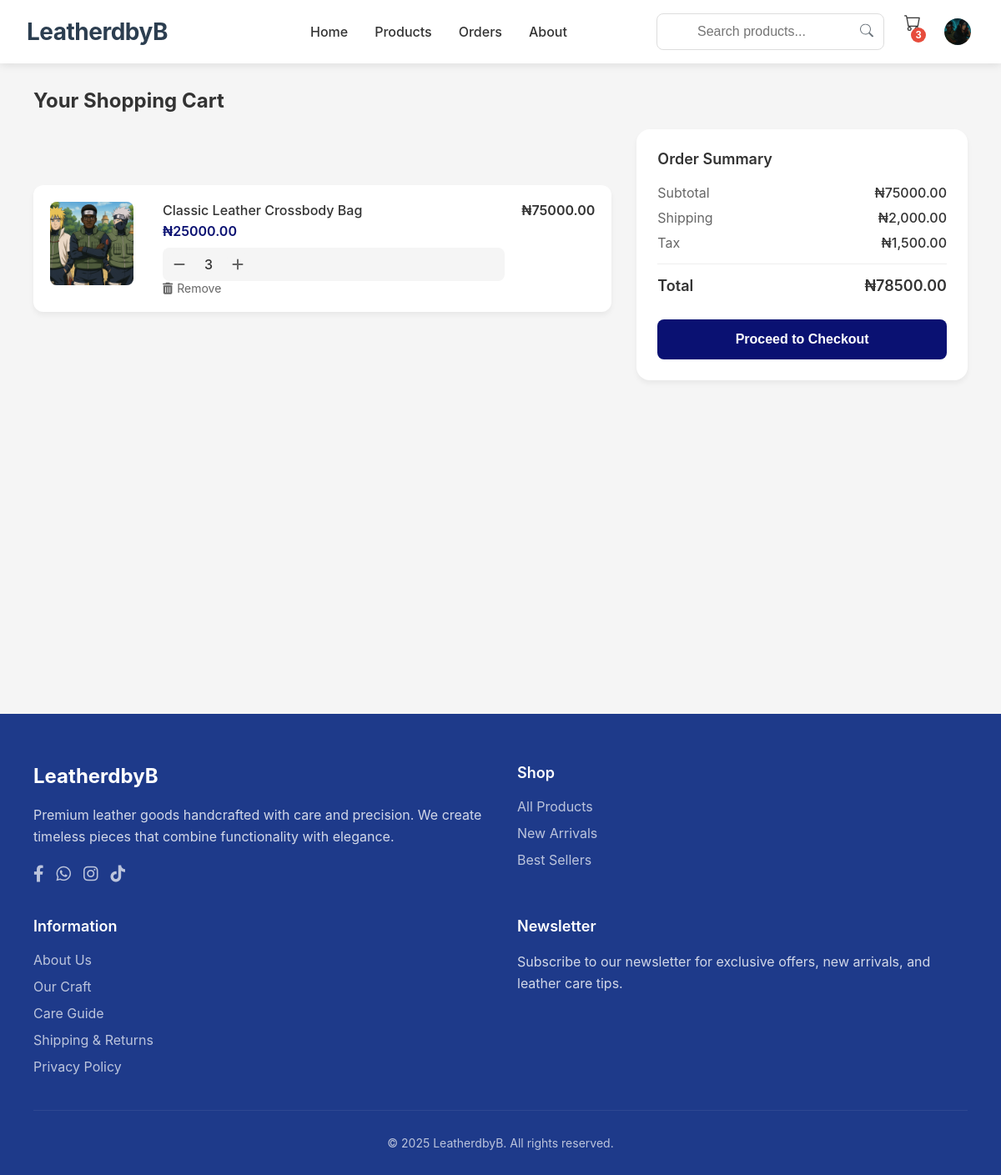
The page /cart/ (signed in) on the database as committed earlier.
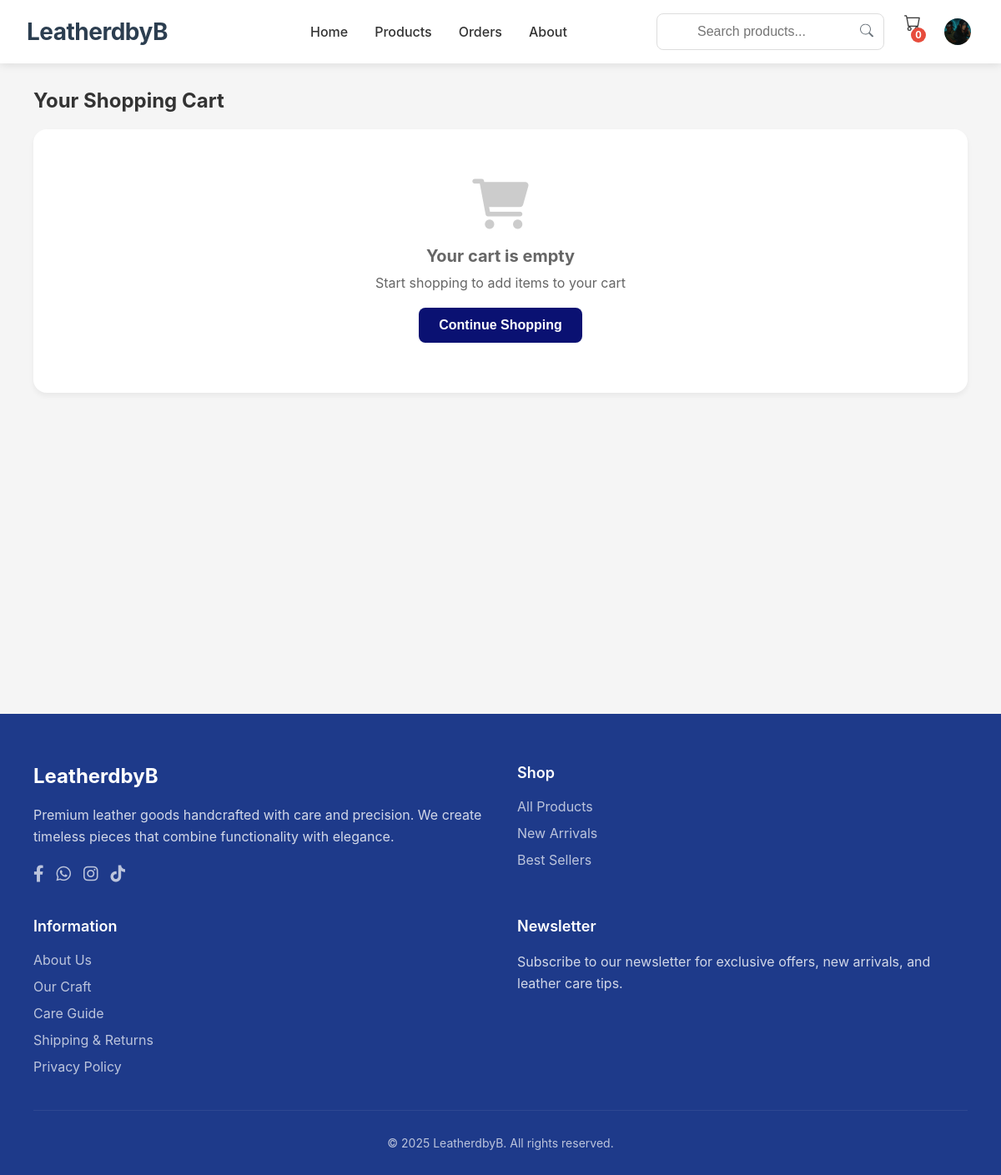
The same page on the database as committed later.
### core/models.py (models this page shows, shortened)
class CartItem(models.Model):
    cart = models.ForeignKey(Cart, related_name='items', on_delete=models.CASCADE)
    product = models.ForeignKey(Product, on_delete=models.CASCADE)
    quantity = models.PositiveIntegerField(default=1)
    size = models.ForeignKey('Size', on_delete=models.CASCADE, null=True, blank=True)
    @property
    def total_price(self):
        return self.product.price * self.quantity
    class Meta:
        unique_together = ('cart', 'product', 'size')

class Product(models.Model):
    name = models.CharField(max_length=200)
    description = models.TextField()
    slug = models.SlugField(unique=True, blank=True)
    price = models.DecimalField(max_digits=10, decimal_places=2)
    category = models.ForeignKey(Category, on_delete=models.CASCADE)
    stock = models.PositiveIntegerField(default=0)
    rating = models.FloatField(default=0)
    sku = models.CharField(max_length=50, unique=True)
    featured = models.BooleanField(default=False)  # ✅ Add this line
    created_at = models.DateTimeField(auto_now_add=True)
    featured = models.BooleanField(default=False)
    updated_at = models.DateTimeField(auto_now=True)

class ProductImage(models.Model):
    product = models.ForeignKey(Product, related_name='images', on_delete=models.CASCADE)
    image = models.ImageField(upload_to='products/')
    is_featured = models.BooleanField(default=False)

class Cart(models.Model):
    user = models.ForeignKey(User, on_delete=models.CASCADE, null=True, blank=True)
    session_key = models.CharField(max_length=40, null=True, blank=True)
    created_at = models.DateTimeField(auto_now_add=True)
    updated_at = models.DateTimeField(auto_now=True)
    @property
    def subtotal(self):
        return sum(item.total_price for item in self.items.all())
    @property
    def total(self):
        return self.subtotal + Decimal('2000.00') + Decimal('1500.00')  # Shipping + Tax
    @property
    def total_items(self):
        return self.items.aggregate(total=models.Sum('quantity'))['total'] or 0

### core/views.py (the view)
def cart_detail(request):
    cart = _get_cart(request)
    context = {
        'cart': cart,
    }
    return render(request, 'cart/detail.html', context)

### core/context_processors.py (called while the page is built)
def cart_context(request):
    cart = None
    total_items = 0
    if request.user.is_authenticated:
        cart = Cart.objects.filter(user=request.user).first()
    elif request.session.session_key:
        cart = Cart.objects.filter(session_key=request.session.session_key).first()
    if cart:
        total_items = cart.total_items
    return {'cart': cart, 'cart_total_items': total_items}

### core/views.py (called while the page is built, shortened)
def _get_cart(request):
    if request.user.is_authenticated:
        cart, created = Cart.objects.get_or_create(user=request.user)
    return cart

### core/templates/cart/detail.html (shortened to what this page needs)
{% extends "base.html" %}
{% load static %}
{% block content %}
<div id="cart" class="page">
    <div class="cart-header">
        <h2 class="cart-title">Your Shopping Cart</h2>
    </div>
    <div class="cart-container">
        <div class="cart-items">
            <div id="cartItems">
                {% for item in cart.items.all %}
                <div class="cart-item" data-product-id="{{ item.product.id }}">
                    <div class="cart-item-image">
                        {% if item.product.images.first %}
                        <img src="{{ item.product.images.first.image.url }}" alt="{{ item.product.name }}">
                        {% else %}
                        <i class="fas fa-image"></i>
                        {% endif %}
                    </div>
                    <div class="cart-item-info">
                        <div class="cart-item-name">{{ item.product.name }}</div>
                        <div class="cart-item-price">₦{{ item.product.price|floatformat:2 }}</div>
                        <div class="quantity-controls">
                            <button class="qty-btn" onclick="updateCartItem({{ item.product.id }}, 'decrement')">
                                <i class="fas fa-minus"></i>
                            </button>
                            <span class="qty-display">{{ item.quantity }}</span>
                            <button class="qty-btn" onclick="updateCartItem({{ item.product.id }}, 'increment')">
                                <i class="fas fa-plus"></i>
                            </button>
                        </div>
                        <div class="remove-item" onclick="removeFromCart({{ item.product.id }})">
                            <i class="fas fa-trash-alt"></i> Remove
                        </div>
                    </div>
                    <div style="font-weight: 600;">₦{{ item.total_price|floatformat:2 }}</div>
                </div>
                {% empty %}
                <div id="emptyCart" class="empty-state">
                    <i class="fas fa-shopping-cart"></i>
                    <h3>Your cart is empty</h3>
                    <p>Start shopping to add items to your cart</p>
                    <button class="shop-btn" onclick="window.location.href='{% url 'home' %}'">Continue Shopping</button>
                </div>
                {% endfor %}
            </div>
        </div>
        {% if cart.items.exists %}
        <div class="cart-summary">
            <h3 class="summary-title">Order Summary</h3>
            <div class="summary-row">
                <span class="summary-label">Subtotal</span>
                <span class="summary-value">₦{{ cart.subtotal|floatformat:2 }}</span>
            </div>
            <div class="summary-row">
                <span class="summary-label">Shipping</span>
                <span class="summary-value">₦2,000.00</span>
            </div>
            <div class="summary-row">
                <span class="summary-label">Tax</span>
                <span class="summary-value">₦1,500.00</span>
            </div>
            <div class="summary-row summary-total">
                <span>Total</span>
                <span>₦{{ cart.total|floatformat:2 }}</span>
            </div>
            {% if request.user.is_authenticated %}
            <button class="checkout-btn" onclick="window.location.href='{% url 'checkout' %}'">Proceed to Checkout</button>
            {% else %}
            <button class="checkout-btn" onclick="window.location.href='{% url 'login' %}?next={% url 'checkout' %}'">Login to Checkout</button>
            {% endif %}
        </div>
        {% endif %}
    </div>
</div>
{% endblock %}

### core/templates/includes/header.html (shortened to what this page needs)
<nav class="main-nav">
    <div class="nav-brand">
        <a href="{% url 'home' %}" class="logo">LeatherdbyB</a>
    </div>
    <div class="nav-primary">
        <a class="nav-item {% if request.path == '/' %}active{% endif %}" href="{% url 'home' %}">Home</a>
        <a class="nav-item {% if request.path == '/products/' %}active{% endif %}" href="{% url 'product_list' %}">Products</a>
        <a class="nav-item {% if request.path == '/account/orders/' %}active{% endif %}" href="{% url 'order_history' %}">Orders</a>
        <a class="nav-item {% if request.path == '/about/' %}active{% endif %}" href="{% url 'about' %}">About</a>
    </div>
    <div class="nav-secondary">
        <div class="search-container">
            <form method="GET" action="{% url 'product_list' %}" class="search-form">
                <input type="text" class="search-input" name="search" placeholder="Search products..."
                       value="{{ request.GET.search }}" aria-label="Search products">
                <button type="submit" class="search-button" aria-label="Submit search">
                    <svg xmlns="http://www.w3.org/2000/svg" width="16" height="16" fill="currentColor" viewBox="0 0 16 16">
                        <path d="M11.742 10.344a6.5 6.5 0 1 0-1.397 1.398h-.001c.03.04.062.078.098.115l3.85 3.85a1 1 0 0 0 1.415-1.414l-3.85-3.85a1.007 1.007 0 0 0-.115-.1zM12 6.5a5.5 5.5 0 1 1-11 0 5.5 5.5 0 0 1 11 0z"/>
                    </svg>
                </button>
            </form>
        </div>
        <div class="cart-container" onclick="window.location.href='{% url 'cart_detail' %}'">
            <div class="cart-icon">
                <span class="cart-badge">{{ cart_total_items }}</span>
            </div>
        </div>
        <div class="account-dropdown">
            <button class="account-toggle" aria-label="Account menu">
                {% if request.user.is_authenticated %}
                    {% if request.user.userprofile.profile_image %}
                        <img src="{{ request.user.userprofile.profile_image.url }}" alt="Profile" class="account-avatar">
                    {% endif %}
                {% endif %}
            </button>
        </div>
    </div>
</nav>

Rows that differ between the two databases and show on the page:
removed CartItem: product.images.first.image (picture), product.name "Classic Leather Crossbody Bag", product.price "25000.00", quantity "3", total_price "75000.00"
no longer on this page (row unchanged): Cart: subtotal "75000.00", total "78500.00"
Other text that changed with them:
{{ cart_total_items }}: "3" → "0"
text no longer shown: "Order Summary Subtotal ₦ Shipping ₦2,000.00 Tax ₦1,500.00 Total ₦ Proceed to Checkout"
text now shown: "Your cart is empty Start shopping to add items to your cart Continue Shopping"
